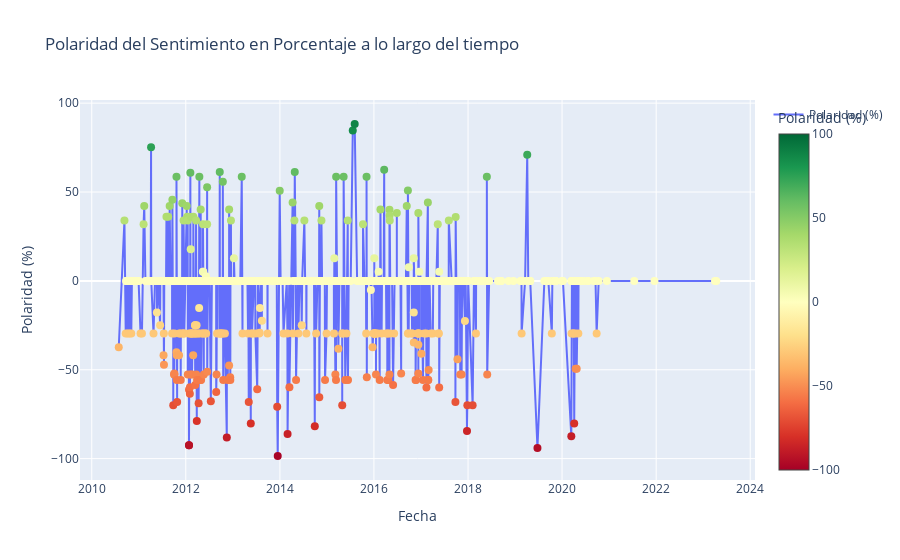

Notebook code cell kept with this figure:
### Code cell
import plotly.graph_objects as go

# Crear una nueva columna de polaridad en porcentaje
sentimientos_def_df['polaridad_porcentaje'] = sentimientos_def_df['polaridad_sentimiento'] * 100

# Crear el gráfico de línea temporal
fig2 = go.Figure()

# Agregar una capa de línea principal
fig2.add_trace(go.Scatter(
    x=sentimientos_def_df['fecha'],
    y=sentimientos_def_df['polaridad_porcentaje'],
    mode='lines',
    name='Polaridad (%)'
))

# Añadir una capa de marcadores de color
fig2.add_trace(go.Scatter(
    x=sentimientos_def_df['fecha'],
    y=sentimientos_def_df['polaridad_porcentaje'],
    mode='markers',
    marker=dict(
        size=8,
        color=sentimientos_def_df['polaridad_porcentaje'],
        colorscale='RdYlGn',  # Colores de rojo a verde
        colorbar=dict(title='Polaridad (%)'),
        cmin=-100,  # Valor mínimo en el rango de colores
        cmax=100,   # Valor máximo en el rango de colores
    ),
    showlegend=False  # No mostrar en la leyenda
))

# Personalizar el gráfico
fig2.update_layout(
    title='Polaridad del Sentimiento en Porcentaje a lo largo del tiempo',
    xaxis_title='Fecha',
    yaxis_title='Polaridad (%)',
    
)

# Mostrar el gráfico
fig2.show()

### Figure 1 — Plotly figure (JSON) as saved in the notebook; plotly's stock layout.template omitted (floating-point values rounded to 4 significant figures; data arrays with more than 128 entries replaced by an {"elided": "..."} marker saying what was removed)
{"data": [{"mode": "lines", "name": "Polaridad (%)", "type": "scatter", "x": {"elided": "981 str values"}, "y": {"elided": "981 float values"}}, {"marker": {"cmax": 100, "cmin": -100, "color": {"elided": "981 float values"}, "colorbar": {"title": {"text": "Polaridad (%)"}}, "colorscale": [[0, "rgb(165,0,38)"], [0.1, "rgb(215,48,39)"], [0.2, "rgb(244,109,67)"], [0.3, "rgb(253,174,97)"], [0.4, "rgb(254,224,139)"], [0.5, "rgb(255,255,191)"], [0.6, "rgb(217,239,139)"], [0.7, "rgb(166,217,106)"], [0.8, "rgb(102,189,99)"], [0.9, "rgb(26,152,80)"], [1, "rgb(0,104,55)"]], "size": 8}, "mode": "markers", "showlegend": false, "type": "scatter", "x": {"elided": "981 str values"}, "y": {"elided": "981 float values"}}], "layout": {"title": {"text": "Polaridad del Sentimiento en Porcentaje a lo largo del tiempo"}, "xaxis": {"title": {"text": "Fecha"}}, "yaxis": {"title": {"text": "Polaridad (%)"}}}}
